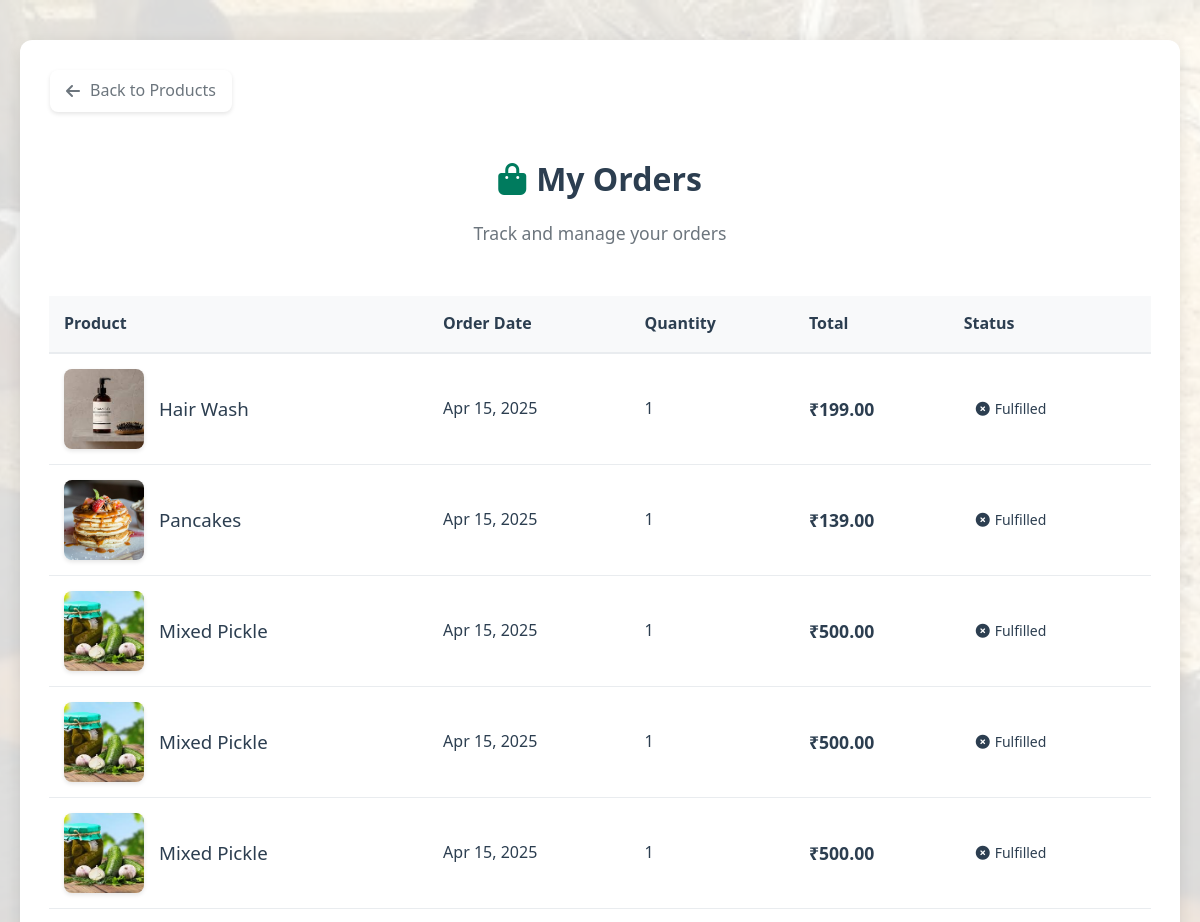
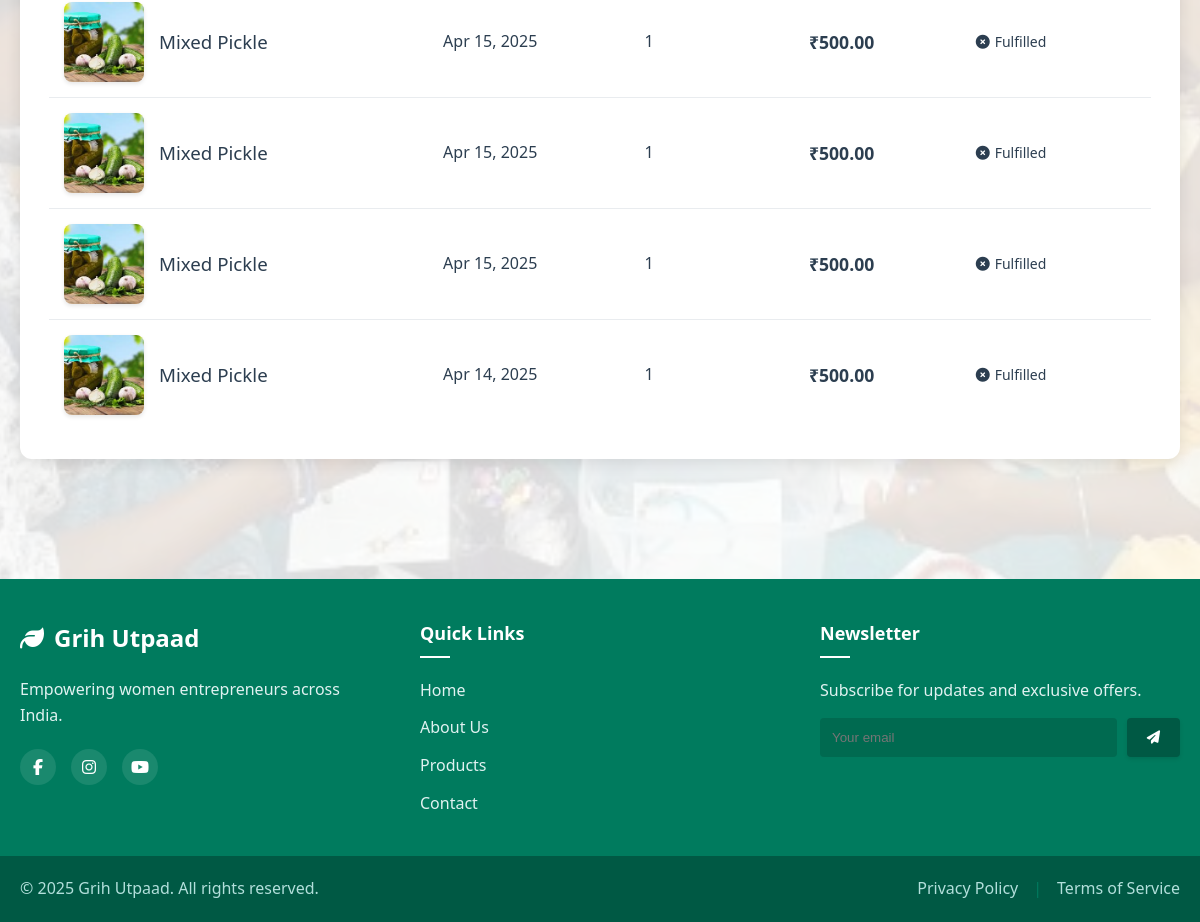
/dashboards/consumers/my_orders.php (signed in), run on the app's committed database (2 pictures, top to bottom).
### tables this page shows
CREATE TABLE `orders` (
  `id` int(11) NOT NULL AUTO_INCREMENT,
  `consumer_id` int(11) NOT NULL,
  `product_id` int(11) NOT NULL,
  `status` enum('pending','fulfilled','cancelled') DEFAULT 'pending',
  `ordered_at` timestamp NOT NULL DEFAULT current_timestamp(),
  `fulfilled_at` timestamp NULL DEFAULT NULL,
  `quantity` int(11) NOT NULL,
  `total_price` decimal(10,2) NOT NULL,
  `shipping_address` text NOT NULL,
  `phone` varchar(20) NOT NULL,
  `updated_by` int(11) DEFAULT NULL,
  `updated_at` timestamp NULL DEFAULT NULL,
  PRIMARY KEY (`id`),
  KEY `consumer_id` (`consumer_id`),
  KEY `product_id` (`product_id`),
  KEY `updated_by` (`updated_by`),
  CONSTRAINT `orders_ibfk_1` FOREIGN KEY (`consumer_id`) REFERENCES `users` (`id`),
  CONSTRAINT `orders_ibfk_2` FOREIGN KEY (`product_id`) REFERENCES `products` (`id`),
  CONSTRAINT `orders_ibfk_3` FOREIGN KEY (`updated_by`) REFERENCES `users` (`id`)
);

CREATE TABLE `products` (
  `id` int(11) NOT NULL AUTO_INCREMENT,
  `user_id` int(11) NOT NULL,
  `title` varchar(150) NOT NULL,
  `description` text DEFAULT NULL,
  `category_id` int(11) DEFAULT NULL,
  `price` decimal(10,2) DEFAULT NULL,
  `is_approved` tinyint(1) DEFAULT 0,
  `image` varchar(255) DEFAULT NULL,
  `approved` tinyint(1) NOT NULL DEFAULT 0,
  `approved_by` int(11) DEFAULT NULL,
  `approved_at` timestamp NULL DEFAULT NULL,
  `created_at` timestamp NOT NULL DEFAULT current_timestamp(),
  PRIMARY KEY (`id`),
  KEY `user_id` (`user_id`),
  KEY `products_ibfk_2` (`approved_by`),
  KEY `category` (`category_id`)
);

### dashboards/consumers/my_orders.php (the view, shortened to what this page needs)
<?php
require_once('../../config/db.php');
$consumer_id = $_SESSION['user']['id'];
$stmt = $conn->prepare("
    SELECT o.*, p.title AS product_title, p.image AS product_image
    FROM orders o
    JOIN products p ON o.product_id = p.id
    WHERE o.consumer_id = ?
    ORDER BY o.ordered_at DESC
");
$stmt->bind_param("i", $consumer_id);
$stmt->execute();
$result = $stmt->get_result();
?>
<!DOCTYPE html>
<html>
<head>
    <link rel="stylesheet" href="../../assets/css/style.css">
    <link rel="stylesheet" href="https://cdnjs.cloudflare.com/ajax/libs/font-awesome/6.5.0/css/all.min.css">
</head>
<body>
    <div class="main-wrapper">
        <div class="orders-container">
            <div class="content-wrapper">
                <a href="index.php" class="back-link">
                    <i class="fas fa-arrow-left"></i> Back to Products
                </a>
                <div class="page-header">
                    <h1>
                        <i class="fas fa-shopping-bag" style="color: #007B5E;"></i>
                        My Orders
                    </h1>
                    <p>Track and manage your orders</p>
                </div>
                <?php if ($result->num_rows > 0): ?>
                    <div class="table-responsive">
                        <table class="orders-table">
                            <thead>
                                <tr>
                                    <th>Product</th>
                                    <th>Order Date</th>
                                    <th>Quantity</th>
                                    <th>Total</th>
                                    <th>Status</th>
                                </tr>
                            </thead>
                            <tbody>
                                <?php while ($order = $result->fetch_assoc()): ?>
                                    <tr>
                                        <td>
                                            <div class="product-info">
                                                <img src="../../assets/uploads/<?php echo htmlspecialchars($order['product_image']); ?>"
                                                    alt="<?php echo htmlspecialchars($order['product_title']); ?>"
                                                    class="product-image">
                                                <h3 class="product-title"><?php echo htmlspecialchars($order['product_title']); ?></h3>
                                            </div>
                                        </td>
                                        <td><?php echo date('M j, Y', strtotime($order['ordered_at'])); ?></td>
                                        <td><?php echo $order['quantity']; ?></td>
                                        <td class="price">₹<?php echo number_format($order['total_price'], 2); ?></td>
                                        <td>
                                            <span class="status-badge status-<?php echo strtolower($order['status']); ?>">
                                                <?php if ($order['status'] === 'pending'): ?>
                                                    <i class="fas fa-clock"></i>
                                                <?php elseif ($order['status'] === 'completed'): ?>
                                                    <i class="fas fa-check-circle"></i>
                                                <?php else: ?>
                                                    <i class="fas fa-times-circle"></i>
                                                <?php endif; ?>
                                                <?php echo ucfirst($order['status']); ?>
                                            </span>
                                        </td>
                                    </tr>
                                <?php endwhile; ?>
                            </tbody>
                        </table>
                    </div>
                <?php endif; ?>
            </div>
        </div>
    </div>
    <?php include('../../includes/footer.php'); ?>
</body>
</html>

### assets/css/style.css (style rules this page uses)
body { font-family: 'Segoe UI', sans-serif; margin: 0; padding: 0; background-color: #f8f9fa; color: #2c3e50; line-height: 1.6; min-height: 100vh; }
a { color: #007B5E; text-decoration: none; transition: color 0.3s ease; }
.table-responsive { overflow-x: auto; margin: -1px; border-radius: 12px; }
table { width: 100%; border-collapse: separate; border-spacing: 0; background-color: white; margin: 0; }
th, td { padding: 1rem; border-bottom: 1px solid #e9ecef; text-align: left; vertical-align: middle; }
th { background-color: #e9f5f1; font-weight: 600; color: #2c3e50; white-space: nowrap; }
tr:last-child td { border-bottom: none; }
img { max-width: 100px; height: auto; border-radius: 8px; box-shadow: 0 2px 4px rgba(0, 0, 0, 0.1); transition: transform 0.3s ease; object-fit: cover; }

### dashboards/consumers/my_orders.php (style rules this page uses)
body { margin: 0; padding: 0; min-height: 100vh; background-image: url('../../assets/images/background.jpg'); background-size: cover; background-position: center; background-repeat: no-repeat; background-attachment: fixed; font-family: 'Segoe UI', sans-serif; position: relative; display: flex; flex-direction: column; }
body::before { content: ''; position: absolute; top: 0; left: 0; right: 0; bottom: 0; background: rgba(255, 255, 255, 0.85); z-index: 1; }
.main-wrapper { flex: 1; position: relative; z-index: 2; }
.orders-container { max-width: 1200px; margin: 0 auto; padding: 40px 20px; }
.content-wrapper { background: white; border-radius: 12px; box-shadow: 0 4px 15px rgba(0, 0, 0, 0.1); padding: 30px; margin-bottom: 30px; }
.page-header { text-align: center; margin: 20px 0 40px; }
.page-header h1 { color: #2c3e50; font-size: 2rem; margin-bottom: 15px; font-weight: 600; display: flex; align-items: center; justify-content: center; gap: 10px; }
.page-header p { color: #6c757d; font-size: 1.1rem; margin: 0; }
.back-link { display: inline-flex; align-items: center; gap: 10px; color: #6c757d; text-decoration: none; font-size: 1rem; font-weight: 500; padding: 8px 16px; background: white; border-radius: 8px; box-shadow: 0 2px 4px rgba(0, 0, 0, 0.1); transition: all 0.3s ease; margin-bottom: 20px; }
.orders-table { width: 100%; border-collapse: collapse; margin-top: 10px; background: white; }
.orders-table th { background-color: #f8f9fa; font-weight: 600; color: #2c3e50; padding: 15px; text-align: left; border-bottom: 2px solid #e9ecef; }
.orders-table td { padding: 15px; border-bottom: 1px solid #e9ecef; vertical-align: middle; }
.product-info { display: flex; align-items: center; gap: 15px; }
.product-image { width: 80px; height: 80px; object-fit: cover; border-radius: 8px; box-shadow: 0 2px 4px rgba(0, 0, 0, 0.1); }
.product-title { font-weight: 500; color: #2c3e50; margin: 0; }
.status-badge { display: inline-flex; align-items: center; gap: 5px; padding: 6px 12px; border-radius: 20px; font-weight: 500; font-size: 0.875rem; }
.price { font-weight: 600; color: #2c3e50; font-size: 1.1rem; }

### data on the page
orders: product.image (picture), product.title "Hair Wash", ordered_at "Apr 15, 2025", quantity "1", total_price "199.00", status "Fulfilled"
orders: product.image (picture), product.title "Pancakes", ordered_at "Apr 15, 2025", quantity "1", total_price "139.00", status "Fulfilled"
orders: product.image (picture), product.title "Mixed Pickle", ordered_at "Apr 15, 2025", quantity "1", total_price "500.00", status "Fulfilled"
orders: product.image (picture), product.title "Mixed Pickle", ordered_at "Apr 15, 2025", quantity "1", total_price "500.00", status "Fulfilled"
orders: product.image (picture), product.title "Mixed Pickle", ordered_at "Apr 15, 2025", quantity "1", total_price "500.00", status "Fulfilled"
orders: product.image (picture), product.title "Mixed Pickle", ordered_at "Apr 15, 2025", quantity "1", total_price "500.00", status "Fulfilled"
orders: product.image (picture), product.title "Mixed Pickle", ordered_at "Apr 15, 2025", quantity "1", total_price "500.00", status "Fulfilled"
orders: product.image (picture), product.title "Mixed Pickle", ordered_at "Apr 15, 2025", quantity "1", total_price "500.00", status "Fulfilled"
orders: product.image (picture), product.title "Mixed Pickle", ordered_at "Apr 14, 2025", quantity "1", total_price "500.00", status "Fulfilled"
